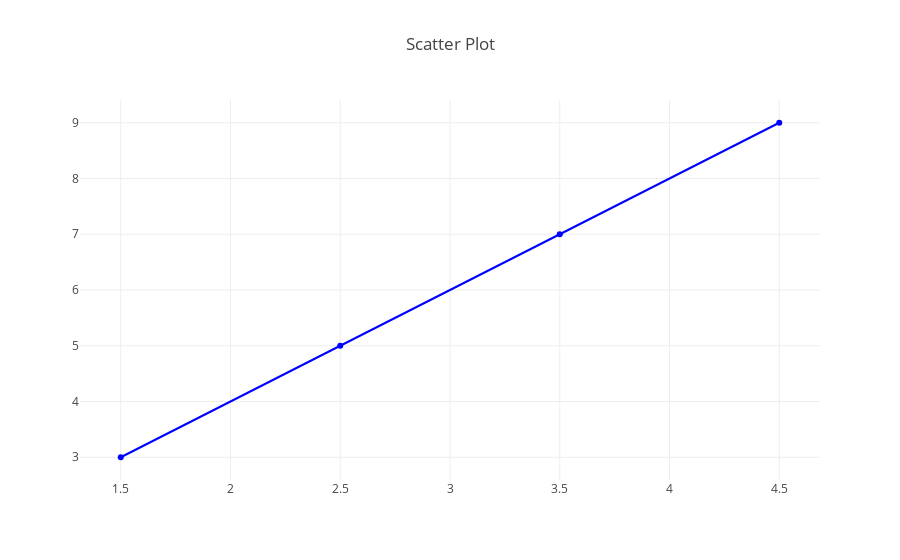

The code cell stored with this chart in its notebook:
### Code cell
layout = {'title': 'Scatter Plot'}
trace_of_data = {'x': [1.5, 2.5, 3.5, 4.5], 'y': [3, 5, 7, 9], 'marker': {'color': 'blue'}, 'name': 'Our nice line'}

figure = {'data': [trace_of_data], 'layout': layout}

plotly.offline.iplot(figure)

### Figure 1 — Plotly figure (JSON) as saved in the notebook; plotly's stock layout.template omitted (floating-point values rounded to 4 significant figures)
{"data": [{"marker": {"color": "blue"}, "name": "Our nice line", "x": [1.5, 2.5, 3.5, 4.5], "y": [3, 5, 7, 9]}], "layout": {"title": "Scatter Plot"}}
